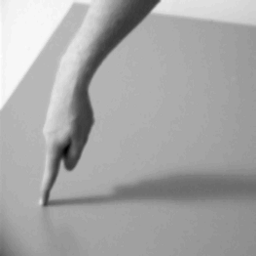
#> input picture Mats/hand.tiff, 256 x 256 px
$ jupyter execute --allow-errors SIPAssignment6.ipynb   (shell and % lines are left out)
#> lines starting #> are read from the running program, lines starting #| are printed output that depends on the picture; after the words box and inside, x2 and y2 are one past the last pixel; in counts of white or black regions, pixels touching at a corner belong together
[cell 1]
from matplotlib import pyplot as plt
from numpy.random import rand
import skimage as sm
import skimage.morphology as morph
from skimage.io import imread, imsave
from skimage.util import img_as_float, random_noise
from skimage.transform import rotate, resize
from skimage.filters import gaussian as ski_gaussian
from skimage.feature import canny, corner_harris, corner_peaks
from pylab import ginput
from scipy.signal import convolve, convolve2d, correlate2d, fftconvolve
from scipy.signal import  gaussian as scipy_gaussian
from scipy.fft import fft2, fftshift, ifft2, ifftshift
from scipy.interpolate import griddata
from scipy.ndimage import map_coordinates, gaussian_filter

import numpy as np
import os
import timeit


os.chdir("../Mats")

[cell 2]
plt.rcParams['figure.dpi'] = 300
plt.rcParams['savefig.dpi'] = 300

# 1

1.1

[cell 3]
A = imread("hand.tiff")
#> A is the input picture: shape (256, 256); min 0, max 255, mean 166
plt.imshow(A, cmap="gray"), plt.title("hand.tiff"), plt.axis("off")
plt.show()

[cell 4]
B = canny(A, 1, 25, 100)
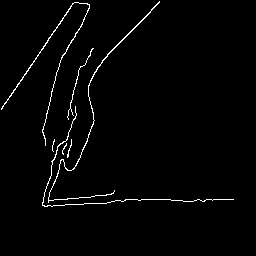
#> B: shape (256, 256) bool; 1.8% white in thin lines or dots, all inside (x1, y1, x2, y2) = (1, 1, 234, 207)
C = canny(A, 3, 25, 100)
#> C: shape (256, 256) bool; 1% white in thin lines or dots, all inside (x1, y1, x2, y2) = (42, 1, 191, 207)
D = canny(A, 1, 75, 100)
#> D: shape (256, 256) bool; 1.2% white in thin lines or dots, all inside (x1, y1, x2, y2) = (1, 1, 160, 207)
E = canny(A, 1, 25, 150)
#> E: shape (256, 256) bool; 1.3% white in thin lines or dots, all inside (x1, y1, x2, y2) = (42, 1, 234, 207)
plt.subplot(2, 2, 1)
plt.imshow(B, cmap="gray"), plt.title("\u03C3=1 low_t=25 high_t=100", fontsize=7), plt.axis("off")
plt.subplot(2, 2, 2)
plt.imshow(C, cmap="gray"), plt.title("\u03C3=3 low_t=25 high_t=100", fontsize=7), plt.axis("off")
plt.subplot(2, 2, 3)
plt.imshow(D, cmap="gray"), plt.title("\u03C3=1 low_t=75 high_t=100", fontsize=7), plt.axis("off")
plt.subplot(2, 2, 4)
plt.imshow(E, cmap="gray"), plt.title("\u03C3=1 low_t=25 high_t=150", fontsize=7), plt.axis("off")
plt.show()

1.2

#> (a cell that did not finish here is left out)

#> (a cell that did not finish here is left out)

1.3

[cell 7]
def find_corners(image, N_corners, method="k", k=0.05, eps=1e-06, sigma=1):
    image_corner = corner_harris(image, method, k, eps, sigma)
    return corner_peaks(image_corner, num_peaks=N_corners)

#> (the rest of this cell did not finish here and is left out)

# 2

2.1

[cell 8]
def angle_between_points(p1,p2):
    delta_x = p2[1] - p1[1]
    delta_y = p2[0] - p1[0]
    return np.arctan2(delta_y, delta_x)


A  = imread("textlabel_gray_small.png")
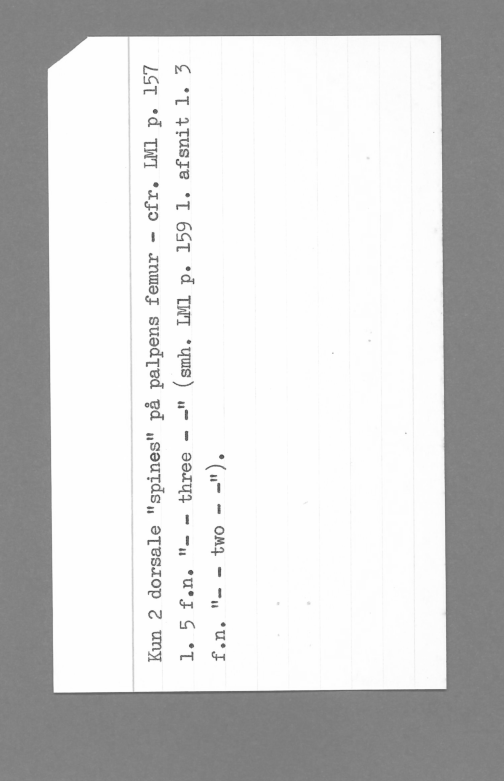
#> input picture Mats/textlabel_gray_small.png, 504 x 781 px
#> A is the input picture: shape (781, 504); min 72, max 255, mean 208.7

corners = find_corners(A,50,k=0.05,sigma=7)
#> in find_corners, `image_corner = corner_harris(image, method, k, eps, sigma)`:
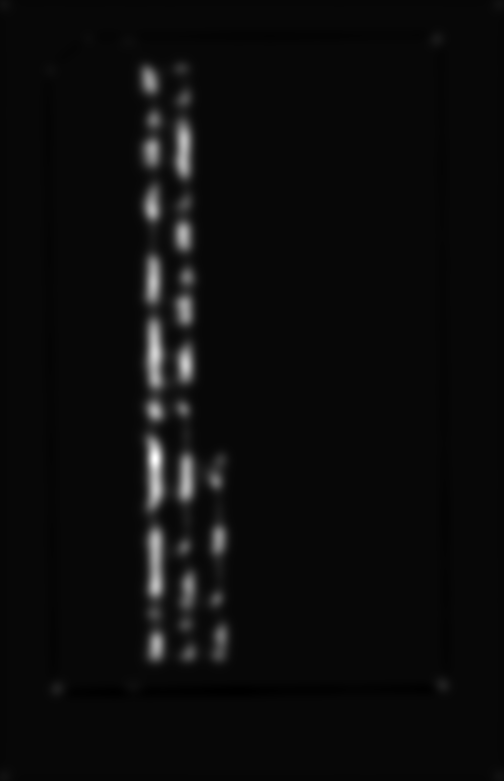
#> image_corner: shape (781, 504) float64; min -0.0166, max 0.54, mean 0.0099; drawn with min black and max white
#> corners = 50 pairs, first value 4 to 776, second value 4 to 499

top_left = corners[np.argmin(np.sum(corners, axis=1))]
#> top_left = [4, 4]
top_right = corners[np.argmin(np.diff(corners, axis=1))]
#> top_right = [776, 4]
bottom_right = corners[np.argmax(np.sum(corners, axis=1))]
#> bottom_right = [776, 499]
bottom_left = corners[np.argmax(np.diff(corners, axis=1))]
#> bottom_left = [4, 499]
indices = []
for corner in [top_left, top_right, bottom_right, bottom_left]:
    index = np.where((corners == corner).all(axis=1))[0][0]
    indices.append(index)
#> this loop made 4 passes
#> (corner, index) on passes 1 to 4: ([4, 4], 42), ([776, 4], 40), ([776, 499], 41), ([4, 499], 43)
#> after the loop, indices = [42, 40, 41, 43]

corners = np.delete(corners, indices, axis=0)
#> corners = 46 pairs, first value 38 to 688, second value 50 to 442
top_left = corners[np.argmin(np.sum(corners, axis=1))]
#> top_left = [70, 50]
bottom_left = corners[np.argmin(np.diff(corners, axis=1))]
#> bottom_left = [688, 57]
bottom_right = corners[np.argmax(np.sum(corners, axis=1))]
#> bottom_right = [684, 442]
top_right = corners[np.argmax(np.diff(corners, axis=1))]
#> top_right = [39, 437]

plt.subplot(1,2,1)
plt.imshow(A,cmap="gray")
plt.scatter(corners[:,1], corners[:,0], s=1), plt.axis("off")
plt.scatter(top_left[1],top_left[0], s=10,color="red"), plt.axis("off")
plt.scatter(top_right[1],top_right[0], s=10,color="green"), plt.axis("off")
plt.scatter(bottom_right[1],bottom_right[0], s=10,color="green"), plt.axis("off")
plt.scatter(bottom_left[1],bottom_left[0], s=10,color="red"), plt.axis("off")


plt.subplot(1,2,2)
Ang1 = angle_between_points(bottom_left,top_left)
#> in angle_between_points, `delta_x = p2[1] - p1[1]`: delta_x = -7
#> in angle_between_points, `delta_y = p2[0] - p1[0]`: delta_y = -618
#> Ang1 = -1.58
Ang2 = angle_between_points(bottom_right,top_right)
#> Ang2 = -1.58
AngAvg = (Ang1 + Ang2) / 2
#> AngAvg = -1.58
AngDegr = np.rad2deg(AngAvg)
#> AngDegr = -90.55
rotated_image = rotate(A,(AngDegr),resize=True)
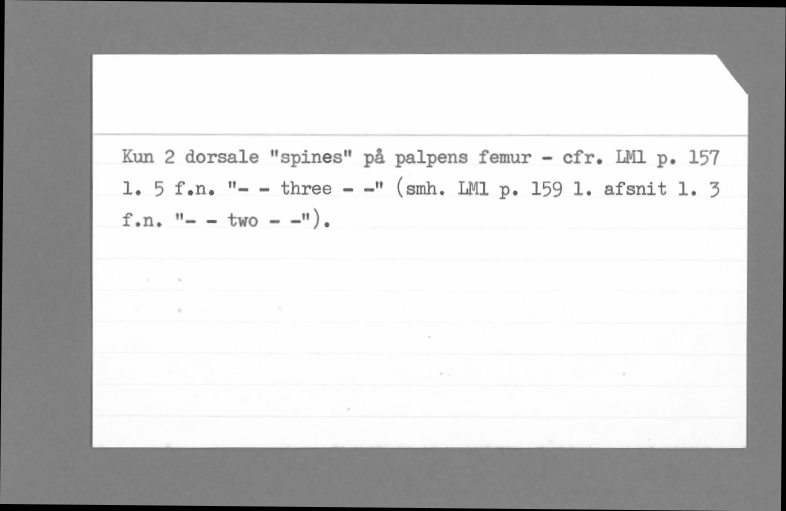
#> rotated_image: shape (511, 786) float64; min 0, max 1, mean 0.802
plt.imshow(rotated_image,cmap="gray"),plt.axis("off")
plt.tight_layout()
plt.show()
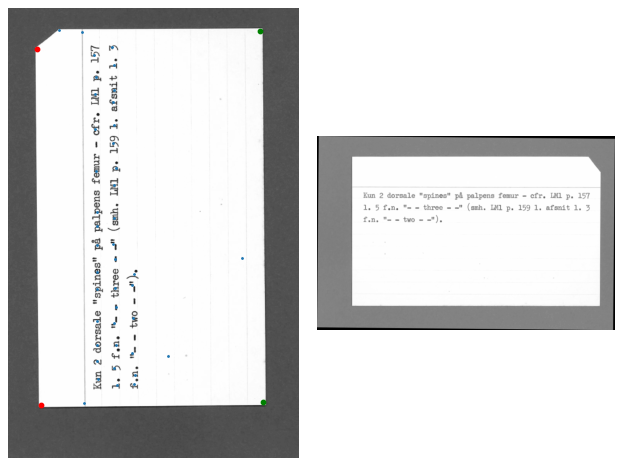
#> figure drawn by matplotlib, 2 panels

[cell 9]
AngDegr
#> Out = -90.55

[cell 10]
Ang1 = angle_between_points(bottom_left,top_left)
Ang2 = angle_between_points(bottom_right,top_right)
AngAvg = (Ang1 + Ang2) / 2
AngDegr = np.rad2deg(AngAvg)
rotated_image = rotate(A,(AngDegr),resize=True)
plt.imshow(rotated_image,cmap="gray")
plt.show()

# 3

3.1

[cell 11]
def gaussian(x, y, sigma):
    return (1/(2*np.pi*sigma**2))*np.e**(-(x**2 + y**2)/(2*sigma**2))

def generate_image(size, func, func_args):
#> called with size = 25, func_args = 1
    img = np.zeros((size, size))

    half_size = int((size / 2))
    rng = range(-half_size, half_size+1)
    for i in rng:
        for j in rng:
            img[i,j] = func(i, j, func_args)

    img = np.roll(img, shift = (half_size, half_size), axis = (0, 1))

    return img

size = 25
func = gaussian
sigma = 1
tau = 2

blob_s = generate_image(size, func, sigma)
blob_t = generate_image(size, func, tau)
blob_conv = convolve2d(blob_s, blob_t, mode = 'same', boundary = 'wrap')
blob_comparison = generate_image(size, func, np.sqrt(sigma**2 + tau**2))

vmin, vmax = 0, np.max(blob_s)

plot_images = [blob_s, blob_t, blob_conv, blob_comparison, np.abs(np.subtract(blob_comparison, blob_conv))]
plot_labels = ['$G_\\sigma(x,y,\\sigma)$', '$G_\\tau(x,y,\\tau)$', '$G_\\sigma * G_\\tau$', '$G(x,y,\\sqrt{\\sigma^2 + \\tau^2})$', '$G - (G_\\sigma * G_\\tau)$']
fig, axs = plt.subplots(1,5)
for i, image in enumerate(plot_images):
    im = axs[i].imshow(image, 'gray')
    axs[i].set_axis_off()
    axs[i].set_title(plot_labels[i], fontsize = 8)
    cbar = plt.colorbar(im, ax = axs[i], shrink = 1, orientation = 'horizontal', pad = 0.02)
    cbar.ax.tick_params(labelsize = 5)

plt.savefig('Blobs.png', dpi = 200)
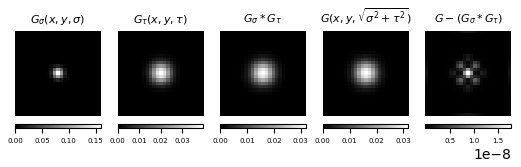
#> figure drawn by matplotlib, 10 panels
plt.show()

[cell 12]
plot_images = [blob_s, blob_t, blob_conv, blob_comparison, np.abs(np.subtract(blob_comparison, blob_conv))]
plot_labels = ['$G_\\sigma(x,y,\\sigma)$', '$G_\\tau(x,y,\\tau)$', '$G_\\sigma * G_\\tau$', '$G(x,y,\\sqrt{\\sigma^2 + \\tau^2})$', '$G - (G_\\sigma * G_\\tau)$']
fig, axs = plt.subplots(1,5)
for i, image in enumerate(plot_images):
    im = axs[i].imshow(image, 'gray', vmin = 0, vmax = vmax)
    axs[i].set_axis_off()
    axs[i].set_title(plot_labels[i], fontsize = 8)
    cbar = plt.colorbar(im, ax = axs[i], shrink = 1, orientation = 'horizontal', pad = 0.02)
    cbar.ax.tick_params(labelsize = 5)

plt.savefig('BlobsEqualScale.png', dpi = 200)
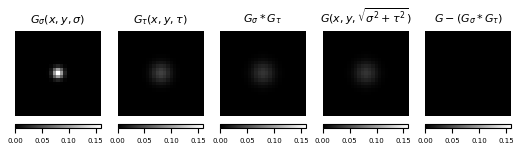
#> figure drawn by matplotlib, 10 panels
plt.show()

3.2

[cell 13]
#Done in maple, written in on overleaf

3.3

i

[cell 14]
#Done in maple doc

ii

[cell 15]
#Done in maple doc

iii

[cell 16]
tau = np.linspace(-10, 10, 1000)
H = -tau**2/(np.pi*(4+tau**2))

plt.plot(tau, H)
plt.xlabel("\u03C4")
plt.ylabel("H(0, 0, \u03C4)")
plt.title("H(0, 0, \u03C4) plotted for various \u03C4")
plt.tight_layout()
plt.show()
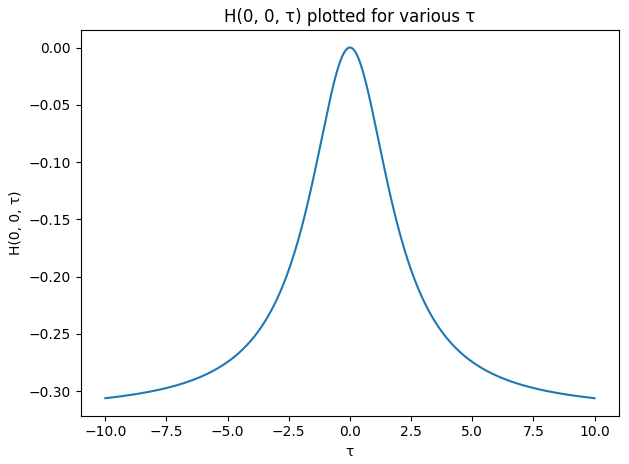
#> figure drawn by matplotlib, 1 panel; curve peaks at x = -0.01, y = -7.97e-06
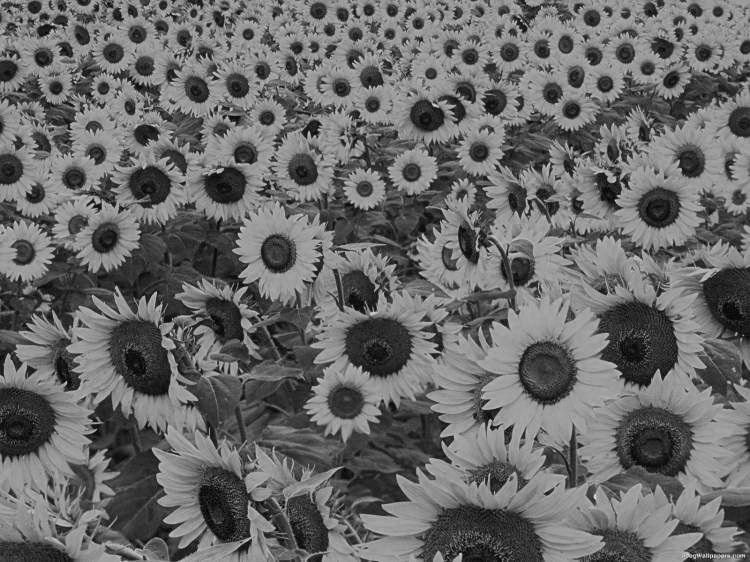
#> input picture Mats/sunflower.tiff, 750 x 562 px
#> further down, A is the input picture: shape (562, 750); min 1, max 240, mean 105

3.4

[cell 17]
def blob_detection(img,scales):
    L = np.zeros((img.shape[0], img.shape[1], len(scales)))
    for i, s in enumerate(scales):
        L[:,:,i] = sm.filters.laplace(sm.filters.gaussian(img,sigma=s))
    scaleSpace = np.zeros((img.shape[0], img.shape[1], len(scales)))
    for i, s in enumerate(scales):
        scaleSpace[:,:,i] = s**2 *(L[:,:,i])
    maxCoords = sm.feature.peak_local_max(scaleSpace, num_peaks=150)
#> maxCoords = 150 rows, first 8: [554, 460, 4], [171, 219, 6], [105, 434, 4], [179, 611, 10], [293, 155, 4], [383, 65, 4], [20, 521, 3], [287, 116, 4]
    minCoords = sm.feature.peak_local_max(scaleSpace.max()-scaleSpace,num_peaks=150)
#> minCoords = 150 rows, first 8: [208, 659, 44], [110, 572, 19], [206, 98, 8], [88, 341, 20], [195, 36, 20], [30, 329, 13], [34, 248, 13], [162, 691, 34]
    return maxCoords, minCoords

[cell 18]
A = imread("sunflower.tiff",as_gray=True)

scales = np.linspace(0,30,100)

maxCoords,minCoords = blob_detection(A,scales)
svalsmin = []
svalsmax = []
fig, ax = plt.subplots()
ax.imshow(A,cmap="gray")
for coord in maxCoords:
    x, y, z = coord
    r = scales[z]
    svalsmin.append(r)
    circle = plt.Circle((y, x), r, color='red', fill=False,linewidth=0.5)
    dot = plt.plot(y, x, 'ro', markersize=0.5)
    ax.add_artist(circle)
#> this loop made 150 passes
#> (x, y, z, r) on passes 1 to 12: (554, 460, 4, 1.21), (171, 219, 6, 1.82), (105, 434, 4, 1.21), (179, 611, 10, 3.03), (293, 155, 4, 1.21), (383, 65, 4, 1.21), (20, 521, 3, 0.909), (287, 116, 4, 1.21), (82, 75, 3, 0.909), (370, 658, 4, 1.21), (204, 92, 4, 1.21), (295, 154, 7, 2.12)
#> after the loop, svalsmin = 150 values, max 8.48 at index 124, min 0.606 at index 47, mean 1.66


for coord in minCoords:
    x, y, z = coord
    r = scales[z]
    svalsmax.append(r)
    circle = plt.Circle((y, x), r, color='blue', fill=False,linewidth=0.5)
    dot = plt.plot(y, x, 'bo', markersize=0.5)
    ax.add_artist(circle)
#> this loop made 150 passes
#> (x, y, z, r) on passes 1 to 12: (208, 659, 44, 13.33), (110, 572, 19, 5.76), (206, 98, 8, 2.42), (88, 341, 20, 6.06), (195, 36, 20, 6.06), (30, 329, 13, 3.94), (34, 248, 13, 3.94), (162, 691, 34, 10.3), (58, 42, 20, 6.06), (11, 718, 12, 3.64), (427, 492, 6, 1.82), (152, 479, 22, 6.67)
#> after the loop, svalsmax = 150 values, max 25.15 at index 87, min 1.21 at index 102, mean 5.02

plt.axis("off")

plt.show()
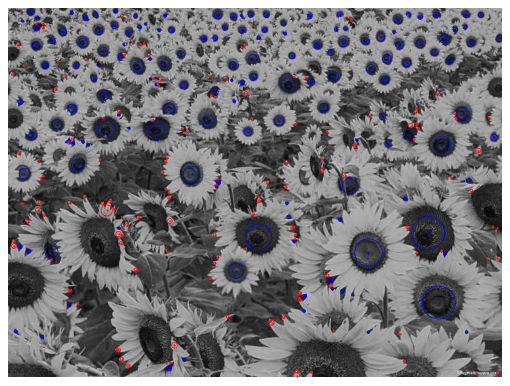
#> figure drawn by matplotlib, 1 panel

[cell 19]
min(svalsmin),max(svalsmin),min(svalsmax),max(svalsmax)
#> Out = (0.606, 8.48, 1.21, 25.15)
